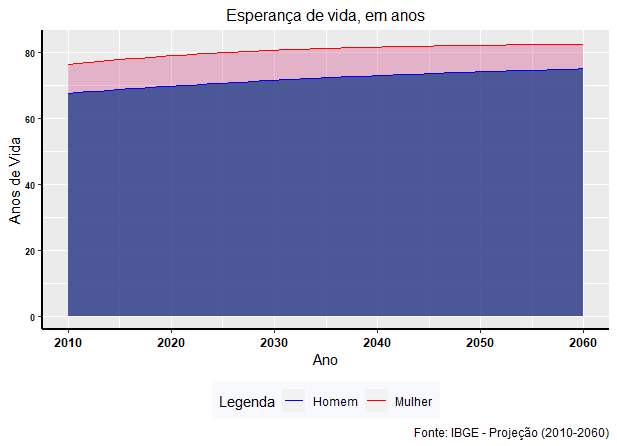

This figure's R source:

library(ggplot2)
library(ggthemes)
library(RColorBrewer)
library(Cairo)
library(dplyr)

# dataset
proj18 <- read.csv2("proj18.csv")

# grafico
ggplot(proj18, aes(x=Ano)) +
  geom_area(aes(y=EVNFem),fill="violetred3",alpha=0.3) +
  geom_area(aes(y=EVNMasc),fill="royalblue4",alpha=0.8) +
  geom_line(aes(y=EVNFem,color="red")) +
  geom_line(aes(y=EVNMasc,color="blue")) +           
  labs(title = "Esperança de vida, em anos",
       caption = "Fonte: IBGE - Projeção (2010-2060)",
       x="Ano", y="Anos de Vida") +
  theme(axis.title.x = element_text(colour = "black"),
        axis.title.y = element_text(colour = "black"),
        axis.text.y = element_text(face="bold", color="#000000", 
                                   size=7),
        axis.line = element_line(colour = "black", 
                                 size = 1, linetype = "solid"),
        plot.title = element_text(colour = "black", size = 12, hjust=0.5),
        axis.text.x = element_text(face="bold", color="#000000", 
                                   size=9)) +
  scale_colour_manual(name = 'Legenda', 
                      values =c('red'='red','blue'='blue'), labels = c('Homem','Mulher')) +
  theme(legend.position = "bottom", legend.background = element_rect(fill="ghostwhite",
                                                                     size=0.5, linetype="blank"))
